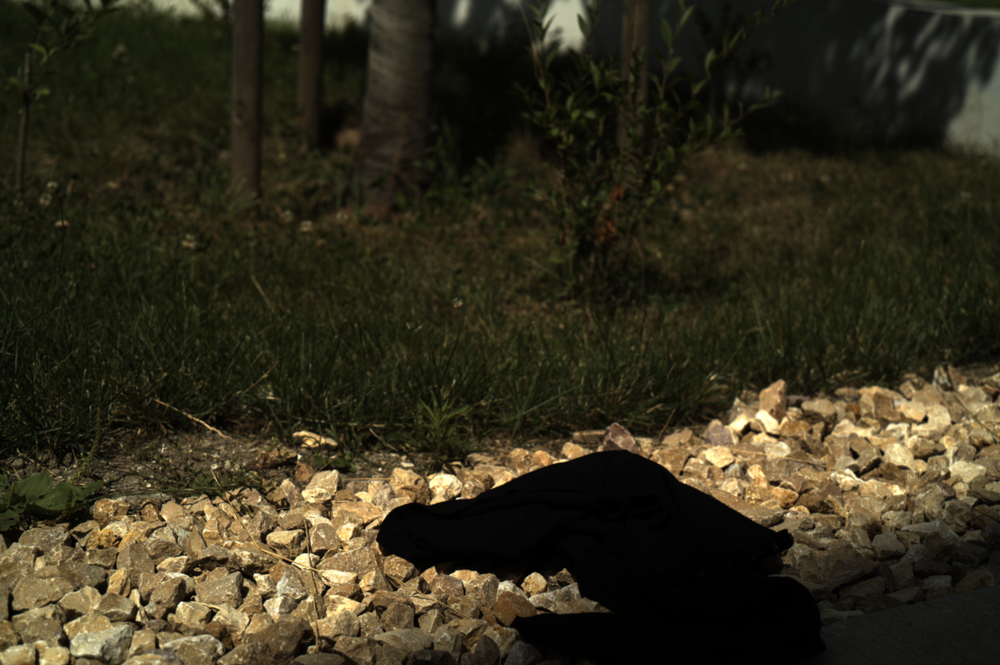
#> input picture shadow/img_68_vis.png, 1000 x 665 px, shrunk from 1404 x 934 before the run, found by its file name
$ python ShadowsRemoval.py   (older library calls are emulated)
#> lines starting #> are read from the running program, lines starting #| are printed output that depends on the picture; after the words box and inside, x2 and y2 are one past the last pixel; in counts of white or black regions, pixels touching at a corner belong together
from scipy import misc
import numpy as np
import matplotlib.pyplot as plt

# Parameters for the non-linear mapping
alpha = 14
beta = 0.5
gamma = 2.2


def nonlinearmapping(x):
    # This apply the non-linear mapping to x
    result = 1.0 / (1.0 + np.exp(- alpha * ((1 - x) - beta)))
    return result


def normalize(i):
    # Convert the image in the range [0;1]
    minim = np.amin(i)
    maxim = np.amax(i)
    return (i - minim) / (maxim - minim)

def im2double(i):
    # Convert the image from uint8 to double
    return i.astype('double') / 255


rgb = im2double(misc.imread("linear_images/img_68_vis.png"))
nir = im2double(misc.imread("linear_images/img_68_nir.png"))
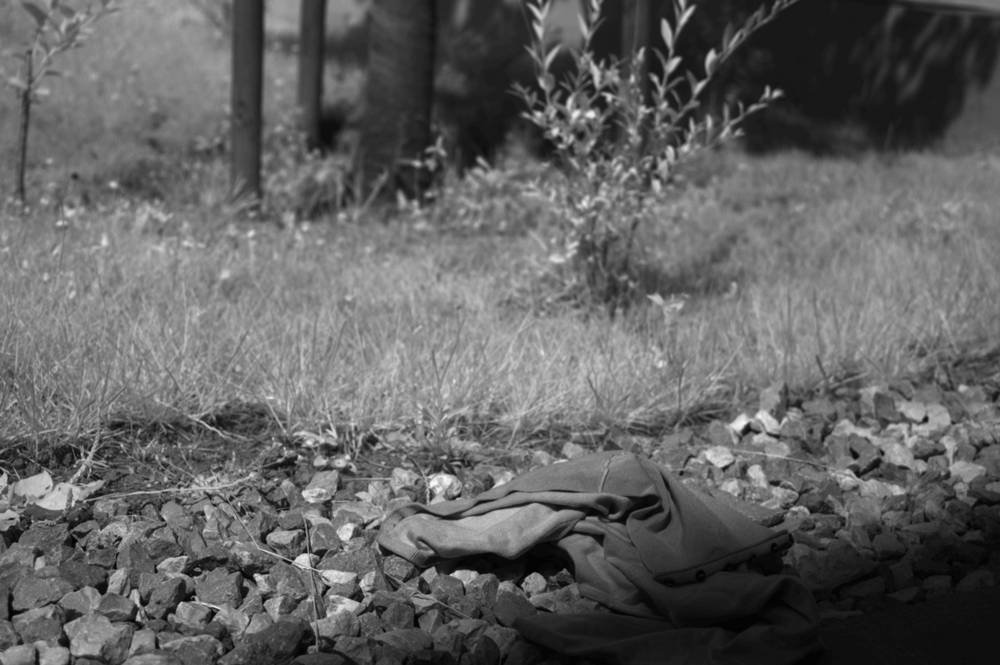
#> input picture shadow/img_68_nir.png, 1000 x 665 px, shrunk from 1404 x 934 before the run, found by its file name

# Extract and normalize the 3 color channels of the image
rImage = normalize((rgb[:, :, 0]))
#> in normalize, `minim = np.amin(i)`: minim = 0
#> in normalize, `minim = np.amin(i)`:
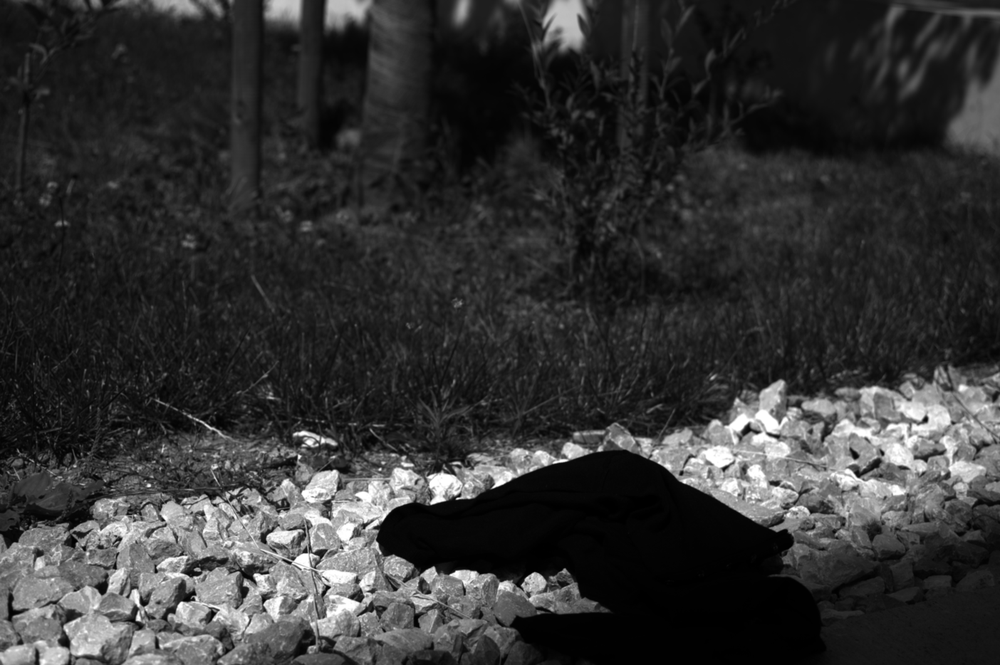
#> i: shape (665, 1000) float64; min 0, max 1, mean 0.2
#> in normalize, `maxim = np.amax(i)`: maxim = 1
gImage = normalize(rgb[:, :, 1])
bImage = normalize(rgb[:, :, 2])
#> in normalize (call 3), `minim = np.amin(i)`:
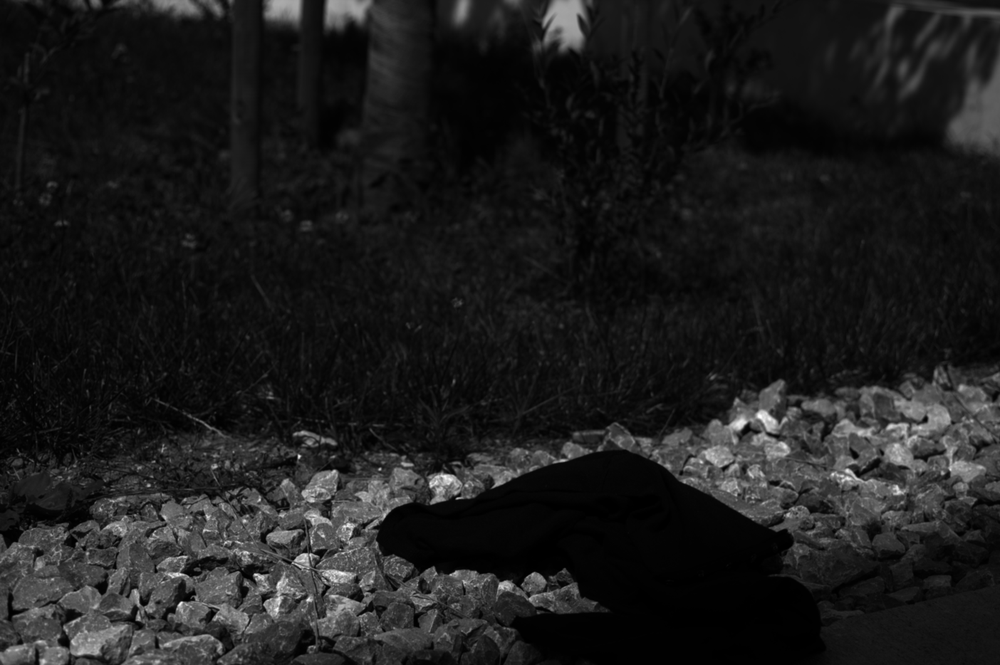
#> i: shape (665, 1000) float64; min 0, max 1, mean 0.113


# Compute the brightness of the RGB image
brightness = (rImage + gImage + bImage) / 3

# Non-linear mapping
f = np.vectorize(nonlinearmapping)

# We normalize the nir image
nir = normalize(nir)

# We apply the gamma correction and compute the temporary dark map dVIS and dNIR
brightness = np.power(brightness, (1.0/gamma))
dVIS = f(brightness)
nir = np.power(nir, (1.0/gamma))
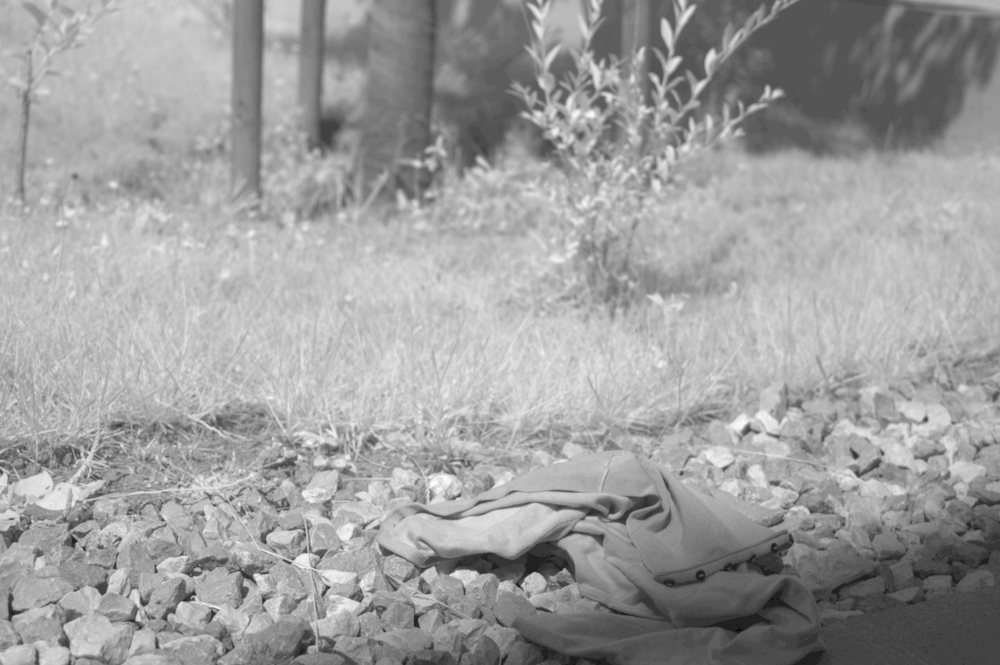
#> nir: shape (665, 1000) float64; min 0, max 1, mean 0.62
dNIR = f(nir)

# We get the shadow candidate map D
D = np.multiply(dVIS, dNIR)

# We calculate the tks by dividing the color channels by the NIR ones. The 0.000001 padding is to prevent division by 0
tRed = np.divide(rImage, nir + 0.0000001)
tGreen = np.divide(gImage, nir + 0.0000001)
tBlue = np.divide(bImage, nir + 0.0000001)

# Tao is the parameter to upper bound the values t
tao = 10

# We compute the color to NIR ratio map
T = (1 / tao) * np.minimum(np.maximum.reduce([tRed, tGreen, tBlue]), tao)

# The shadow map U
U = np.multiply((1 - D), (1 - T))
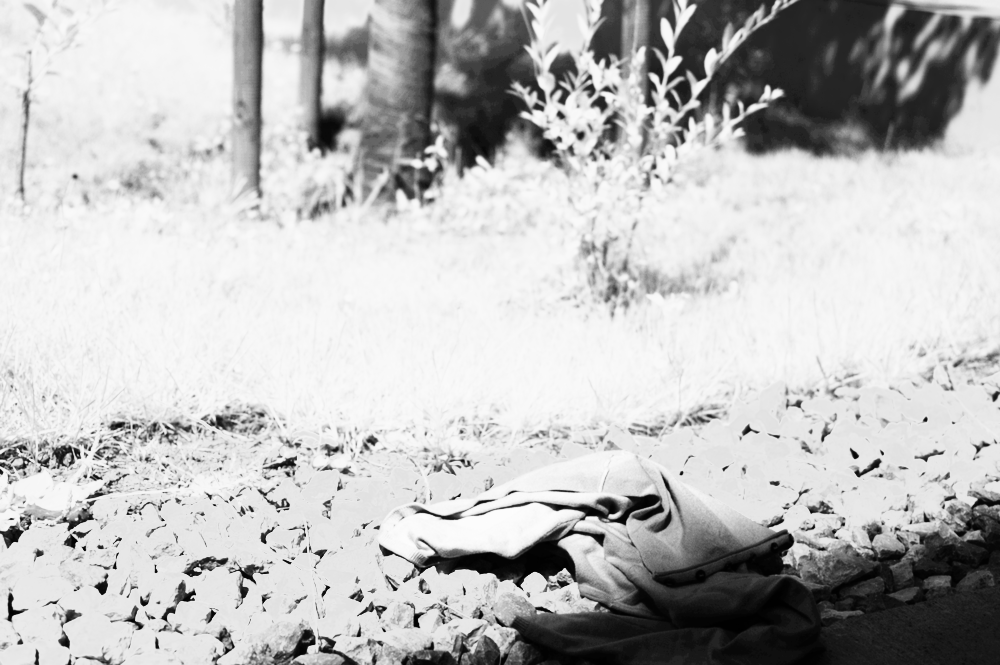
#> U: shape (665, 1000) float64; min 0.00182, max 0.993, mean 0.746

nabla = 1.6
width = U.shape[0]
#> width = 665
height = U.shape[1]
#> height = 1000
nbins = (nabla * np.ceil(np.log2(width*height) + 1))
#> nbins = 33.6

# Boolean that determines when a valley has been found
valleyFound = False

# We find the first valley according to the histogram of the shadow mask
while not valleyFound:
    hist, bins = np.histogram(U, np.floor(nbins).astype('int'))
    valleyHeight = np.amax(hist)
    for x in range(3, (np.floor(nbins)-2).astype('int')):
        if hist[x] < valleyHeight and hist[x] < hist[x-1] < hist[x-2] and hist[x] < hist[x+1] < hist[x+2]:
            valleyHeight = hist[x]
            valleyValue = (bins[1] - bins[0]) * (x+0.5)
            valleyFound = True
    nbins += 1
#> this loop made 6 passes
#> after the loop, nbins = 39.6; valleyFound = True; valleyValue = 0.457

Ubin = np.zeros(U.shape)
index = U[:, :] <= valleyValue
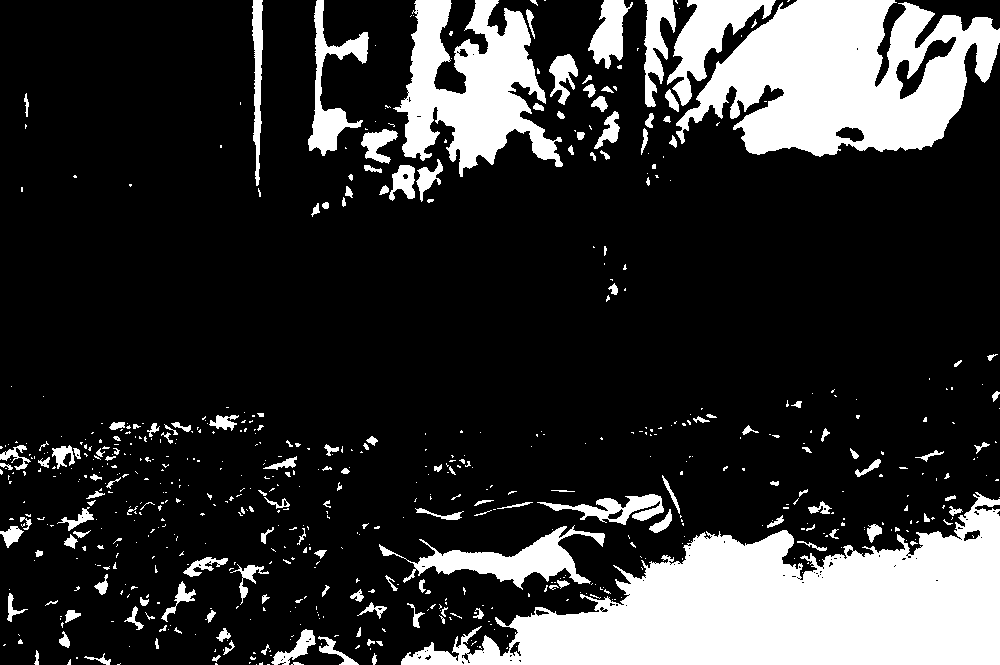
#> index: shape (665, 1000) bool; 20.2% white; 645 white regions (480 under 20 px), largest, box (x1, y1, x2, y2) and area: (401, 492, 1000, 665) 53041, (676, 0, 1000, 157) 31507, (393, 0, 563, 177) 15363
Ubin[index] = 1

fig = plt.figure(3)

a = fig.add_subplot(1, 1, 1)
plt.imshow(Ubin, cmap='Greys_r')
a.set_title('Ubin binary shadow mask')

plt.show()
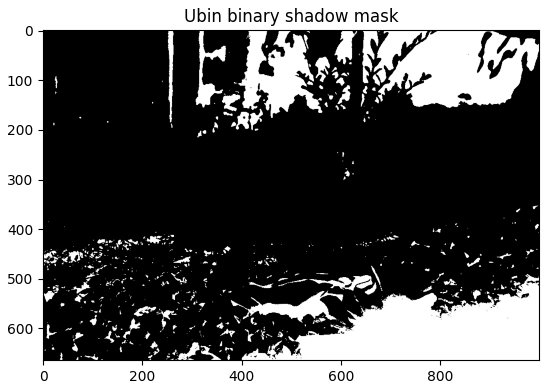
#> figure drawn by matplotlib, 1 panel
